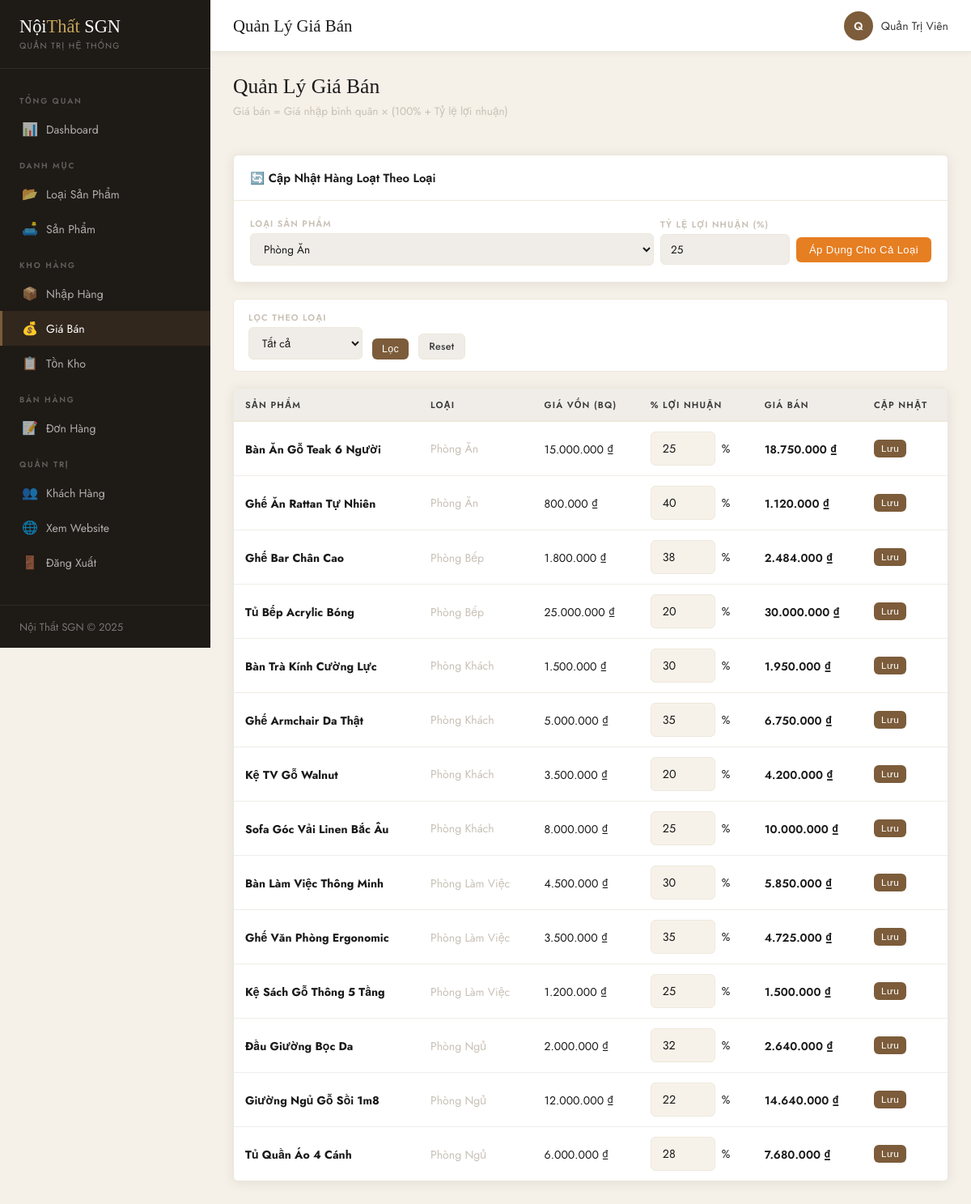
The app's page /admin/pricing.php (signed in) with its own data.
### tables this page shows
CREATE TABLE san_pham (
    ma_sp       INT AUTO_INCREMENT PRIMARY KEY,
    ma_loai     INT NOT NULL,
    ten_sp      VARCHAR(200) NOT NULL,
    mo_ta       TEXT,
    don_vi_tinh VARCHAR(30) DEFAULT 'Cái',
    hinh        VARCHAR(255),
    tl_loi_nhuan DECIMAL(5,2) DEFAULT 20.00 COMMENT '% lợi nhuận mặc định',
    trang_thai  TINYINT(1) DEFAULT 1 COMMENT '1=đang bán, 0=ẩn',
    created_at  DATETIME DEFAULT CURRENT_TIMESTAMP,
    FOREIGN KEY (ma_loai) REFERENCES loai_sp(ma_loai) ON UPDATE CASCADE
);

CREATE TABLE loai_sp (
    ma_loai     INT AUTO_INCREMENT PRIMARY KEY,
    ten_loai    VARCHAR(100) NOT NULL,
    mo_ta       TEXT,
    trang_thai  TINYINT(1) DEFAULT 1 COMMENT '1=hiện, 0=ẩn',
    created_at  DATETIME DEFAULT CURRENT_TIMESTAMP
);

CREATE TABLE ton_kho (
    ma_sp       INT PRIMARY KEY,
    so_luong    INT DEFAULT 0,
    gia_von     DECIMAL(15,2) DEFAULT 0 COMMENT 'Giá nhập bình quân',
    updated_at  DATETIME DEFAULT CURRENT_TIMESTAMP ON UPDATE CURRENT_TIMESTAMP,
    FOREIGN KEY (ma_sp) REFERENCES san_pham(ma_sp)
);

### admin/pricing.php (the view, shortened to what this page needs)
<?php
require_once __DIR__ . '/includes/header.php';
$where  = 'sp.trang_thai=1';
$san_phams = $conn->query("
    SELECT sp.ma_sp, sp.ten_sp, ls.ma_loai, ls.ten_loai,
           tk.so_luong, tk.gia_von,
           COALESCE(gb.tl_loi_nhuan, sp.tl_loi_nhuan) as tl_loi_nhuan
    FROM san_pham sp
    JOIN loai_sp ls ON sp.ma_loai=ls.ma_loai
    LEFT JOIN ton_kho tk ON sp.ma_sp=tk.ma_sp
    LEFT JOIN gia_ban gb ON sp.ma_sp=gb.ma_sp
    WHERE $where ORDER BY ls.ten_loai, sp.ten_sp
");
$loai_list = $conn->query("SELECT * FROM loai_sp WHERE trang_thai=1 ORDER BY ten_loai");
?>
<div class="d-flex justify-between align-center mb-20">
    <div><h2 class="page-title">Quản Lý Giá Bán</h2><p class="page-sub">Giá bán = Giá nhập bình quân × (100% + Tỷ lệ lợi nhuận)</p></div>
</div>
<div class="admin-card mb-20">
    <div class="admin-card-header"><h3>🔄 Cập Nhật Hàng Loạt Theo Loại</h3></div>
    <div class="admin-card-body">
        <form method="POST" class="d-flex gap-8 align-center flex-wrap">
            <div class="filter-item flex-1">
                <label>Loại sản phẩm</label>
                <select name="ma_loai" class="form-control" required>
                    <?php while ($l = $loai_list->fetch_assoc()): ?>
                    <option value="<?= $l['ma_loai'] ?>"><?= htmlspecialchars($l['ten_loai']) ?></option>
                    <?php endwhile; ?>
                </select>
            </div>
            <div class="filter-item" style="min-width:160px;">
                <label>Tỷ lệ lợi nhuận (%)</label>
                <input type="number" name="tl_bulk" class="form-control" min="0" max="500" step="0.5" value="25" required>
            </div>
            <div style="padding-top:20px;">
                <button type="submit" class="btn btn-warning">Áp Dụng Cho Cả Loại</button>
            </div>
        </form>
    </div>
</div>
<form method="GET" class="admin-filter">
    <div class="filter-item">
        <label>Lọc theo loại</label>
        <select name="loai">
            <option value="0">Tất cả</option>
        </select>
    </div>
    <button type="submit" class="btn btn-primary btn-sm">Lọc</button>
    <a href="<?= SITE_URL ?>/admin/pricing.php" class="btn btn-secondary btn-sm">Reset</a>
</form>
<div class="admin-card">
    <div style="overflow-x:auto;">
        <table class="data-table">
            <thead><tr><th>Sản phẩm</th><th>Loại</th><th>Giá vốn (BQ)</th><th>% Lợi nhuận</th><th>Giá bán</th><th>Cập nhật</th></tr></thead>
            <tbody>
                <?php while ($sp = $san_phams->fetch_assoc()):
                    $gia_von = (float)($sp['gia_von'] ?? 0);
                    $tl      = (float)($sp['tl_loi_nhuan'] ?? 20);
                    $gia_ban = $gia_von * (1 + $tl/100);
                ?>
                <tr>
                    <td><strong><?= htmlspecialchars($sp['ten_sp']) ?></strong></td>
                    <td class="text-muted"><?= htmlspecialchars($sp['ten_loai']) ?></td>
                    <td><?= number_format($gia_von,0,',','.') ?> ₫</td>
                    <td>
                        <form method="POST" class="d-flex gap-8 align-center">
                            <input type="number" name="tl_loi_nhuan" value="<?= $tl ?>" min="0" max="500" step="0.5"
                                style="width:80px;" class="form-control">
                            <span>%</span>
                    </td>
                    <td class="fw-600 text-walnut"><?= number_format($gia_ban,0,',','.') ?> ₫</td>
                    <td>
                            <button type="submit" class="btn btn-xs btn-primary">Lưu</button>
                    </td>
                </tr>
                <?php endwhile; ?>
            </tbody>
        </table>
    </div>
</div>
<?php require_once __DIR__ . '/includes/footer.php'; ?>

### assets/css/admin.css (style rules this page uses)
:root { --sidebar-w: 260px; --header-h: 64px; --cream: #F7F2E9; --charcoal: #1A1A1A; --charcoal-mid:#3A3A3A; --walnut: #7C5C3A; --gold: #C4A55A; --white: #FFFFFF; --gray-light: #F0EDE8; --gray-mid: #C8C0B5; --red: #C0392B; --green: #27AE60; --blue: #2980B9; --sidebar-bg: #1E1A16; --sidebar-text:rgba(255,255,255,0.65); --sidebar-hover:rgba(255,255,255,0.08); --sidebar-active:#7C5C3A; --cream-dark: #EDE8DC; --shadow: 0 2px 16px rgba(0,0,0,0.08); --radius: 6px; --transition: all 0.25s ease; --font-body: 'Jost','Helvetica Neue',sans-serif; --font-display:'Cormorant Garamond',Georgia,serif; }
*, *::before, *::after { box-sizing:border-box; margin:0; padding:0; }
body { font-family:var(--font-body); background:#F5F0E8; color:var(--charcoal); font-size:14px; }
a { text-decoration:none; color:inherit; }
.admin-card { background:var(--white); border:1px solid var(--cream-dark); border-radius:var(--radius); box-shadow:var(--shadow); margin-bottom:24px; }
.admin-card-header { padding:16px 20px; border-bottom:1px solid var(--cream-dark); display:flex; align-items:center; justify-content:space-between; flex-wrap:wrap; gap:12px; }
.admin-card-header h3 { font-family:var(--font-body); font-size:0.92rem; font-weight:600; color:var(--charcoal); }
.admin-card-body { padding:20px; }
.data-table { width:100%; border-collapse:collapse; font-size:0.88rem; }
.data-table th { background:var(--gray-light); padding:11px 14px; text-align:left; font-size:0.7rem; font-weight:600; letter-spacing:0.1em; text-transform:uppercase; color:var(--charcoal-mid); border-bottom:2px solid var(--cream-dark); white-space:nowrap; }
.data-table td { padding:12px 14px; border-bottom:1px solid var(--gray-light); vertical-align:middle; }
.data-table tr:last-child td { border-bottom:none; }
.btn { display:inline-flex; align-items:center; gap:6px; padding:8px 16px; border-radius:var(--radius); font-size:0.82rem; font-weight:500; cursor:pointer; border:none; transition:var(--transition); letter-spacing:0.03em; }
.btn-sm { padding:6px 12px; font-size:0.78rem; }
.btn-xs { padding:4px 9px; font-size:0.74rem; }
.btn-primary { background:var(--walnut); color:var(--white); }
.btn-warning { background:#E67E22; color:var(--white); }
.btn-secondary { background:var(--gray-light); color:var(--charcoal-mid); border:1px solid var(--cream-dark); }
.form-control { border:1px solid var(--cream-dark); border-radius:var(--radius); padding:10px 14px; font-size:0.9rem; color:var(--charcoal); background:var(--cream); outline:none; transition:var(--transition); font-family:var(--font-body); width:100%; }
.admin-filter { background:var(--white); border:1px solid var(--cream-dark); border-radius:var(--radius); padding:14px 18px; display:flex; gap:12px; align-items:flex-end; flex-wrap:wrap; margin-bottom:20px; }
.filter-item { display:flex; flex-direction:column; gap:4px; min-width:130px; }
.filter-item label { font-size:0.68rem; font-weight:600; letter-spacing:0.1em; text-transform:uppercase; color:var(--gray-mid); }
.filter-item input, .filter-item select { border:1px solid var(--cream-dark); border-radius:var(--radius); padding:8px 12px; font-size:0.85rem; background:var(--gray-light); color:var(--charcoal); outline:none; transition:var(--transition); font-family:var(--font-body); }
.filter-item.flex-1 { flex:1; min-width:200px; }
.page-title { font-family:var(--font-display); font-size:1.6rem; font-weight:400; margin-bottom:4px; }
.page-sub { color:var(--gray-mid); font-size:0.85rem; margin-bottom:24px; }
.text-muted { color:var(--gray-mid); }
.fw-600 { font-weight:600; }
.d-flex { display:flex; }
.gap-8 { gap:8px; }
.align-center { align-items:center; }
.justify-between { justify-content:space-between; }
.mb-20 { margin-bottom:20px; }

### records on screen
san_pham: ten_sp "Bàn Ăn Gỗ Teak 6 Người", ma_loai.ten_loai "Phòng Ăn", ton_kho.gia_von "15.000.000", tl_loi_nhuan "25", gia_ban "18.750.000"
san_pham: ten_sp "Ghế Ăn Rattan Tự Nhiên", ma_loai.ten_loai "Phòng Ăn", ton_kho.gia_von "800.000", tl_loi_nhuan "40", gia_ban "1.120.000"
san_pham: ten_sp "Ghế Bar Chân Cao", ma_loai.ten_loai "Phòng Bếp", ton_kho.gia_von "1.800.000", tl_loi_nhuan "38", gia_ban "2.484.000"
san_pham: ten_sp "Tủ Bếp Acrylic Bóng", ma_loai.ten_loai "Phòng Bếp", ton_kho.gia_von "25.000.000", tl_loi_nhuan "20", gia_ban "30.000.000"
san_pham: ten_sp "Bàn Trà Kính Cường Lực", ma_loai.ten_loai "Phòng Khách", ton_kho.gia_von "1.500.000", tl_loi_nhuan "30", gia_ban "1.950.000"
san_pham: ten_sp "Ghế Armchair Da Thật", ma_loai.ten_loai "Phòng Khách", ton_kho.gia_von "5.000.000", tl_loi_nhuan "35", gia_ban "6.750.000"
san_pham: ten_sp "Kệ TV Gỗ Walnut", ma_loai.ten_loai "Phòng Khách", ton_kho.gia_von "3.500.000", tl_loi_nhuan "20", gia_ban "4.200.000"
san_pham: ten_sp "Sofa Góc Vải Linen Bắc Âu", ma_loai.ten_loai "Phòng Khách", ton_kho.gia_von "8.000.000", tl_loi_nhuan "25", gia_ban "10.000.000"
san_pham: ten_sp "Bàn Làm Việc Thông Minh", ma_loai.ten_loai "Phòng Làm Việc", ton_kho.gia_von "4.500.000", tl_loi_nhuan "30", gia_ban "5.850.000"
san_pham: ten_sp "Ghế Văn Phòng Ergonomic", ma_loai.ten_loai "Phòng Làm Việc", ton_kho.gia_von "3.500.000", tl_loi_nhuan "35", gia_ban "4.725.000"
san_pham: ten_sp "Kệ Sách Gỗ Thông 5 Tầng", ma_loai.ten_loai "Phòng Làm Việc", ton_kho.gia_von "1.200.000", tl_loi_nhuan "25", gia_ban "1.500.000"
san_pham: ten_sp "Đầu Giường Bọc Da", ma_loai.ten_loai "Phòng Ngủ", ton_kho.gia_von "2.000.000", tl_loi_nhuan "32", gia_ban "2.640.000"
san_pham: ten_sp "Giường Ngủ Gỗ Sồi 1m8", ma_loai.ten_loai "Phòng Ngủ", ton_kho.gia_von "12.000.000", tl_loi_nhuan "22", gia_ban "14.640.000"
san_pham: ten_sp "Tủ Quần Áo 4 Cánh", ma_loai.ten_loai "Phòng Ngủ", ton_kho.gia_von "6.000.000", tl_loi_nhuan "28", gia_ban "7.680.000"

### other values on screen
$page_title "Quản Lý Giá Bán"
mb_substr($admin_name,0,1,'UTF-8') "Q"
$admin_name "Quản Trị Viên"
form field ma_loai "Phòng Ăn"
